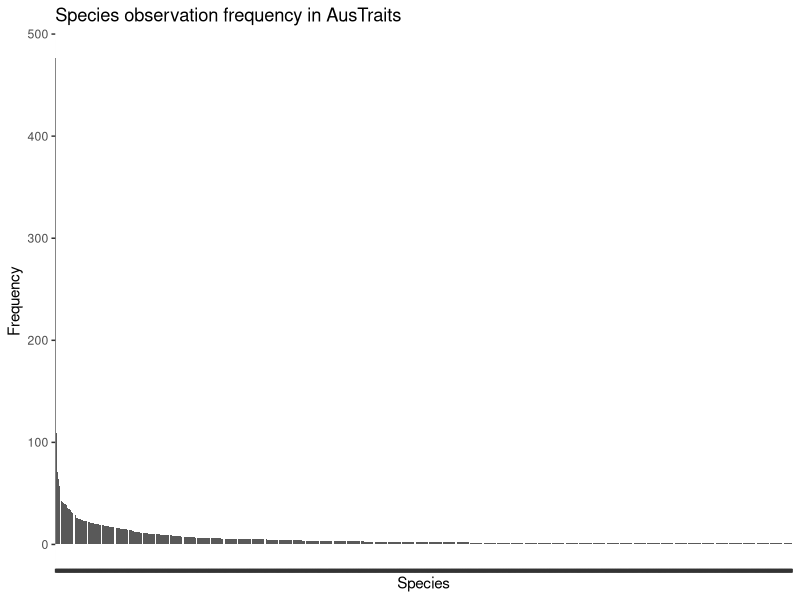
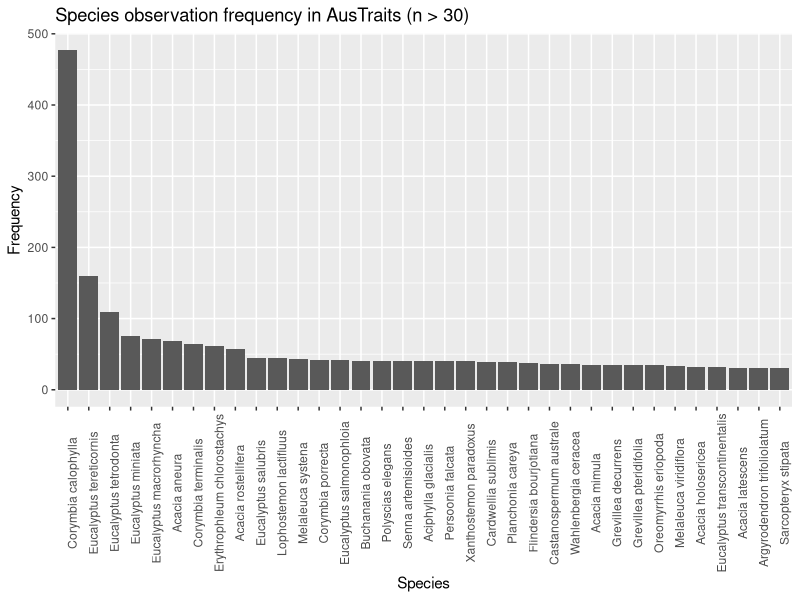
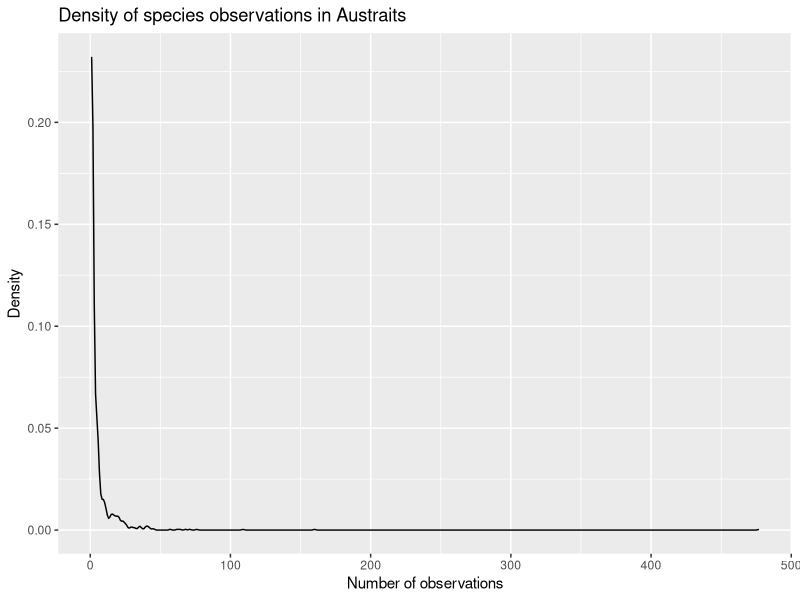
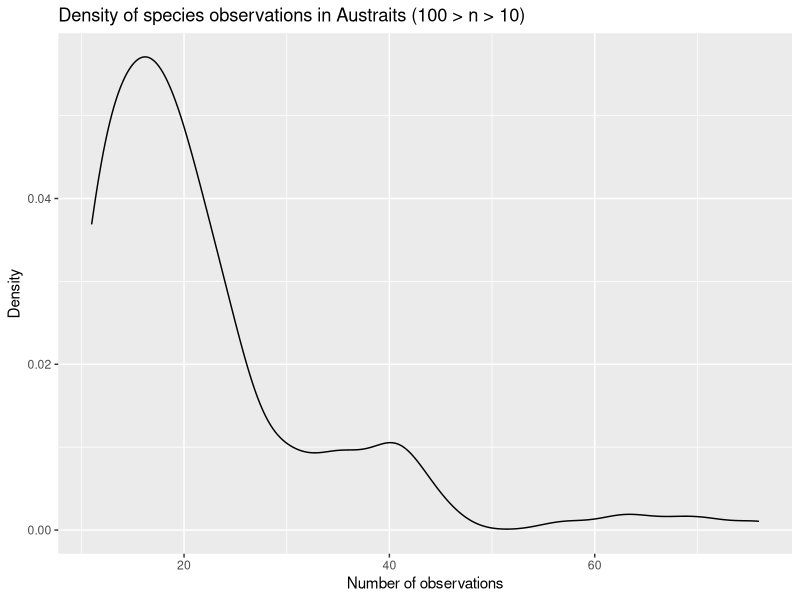

Generate these figures, in order, with R: (Note: this script raises an error after producing the figures.)
# AusStoich Data Structure
# Libraries & functions ----
library(here)
library(tidyverse)

# Takes tibble tb, categorical variable x
# Returns factorized count table for levels of x
count_table <- function(tb, x) { 
  tb |> 
    count({{x}}, sort = T) |>
    filter({{x}} != 'NA') |> 
    mutate(name = fct({{x}})) |> 
    select(n:name) |> relocate(name)
}

# Takes tibble tb, continuous variable x, (optional) grouping
# Returns summary stats
summarize_cont <- function(tb, x, grouping = NULL) {
  tb |> summarize(
    min = min({{x}}, na.rm = T),
    median = median({{x}}, na.rm = T),
    mean = mean({{x}}, na.rm = T),
    var = var({{x}}, na.rm = T), 
    sd = sd({{x}}, na.rm = T), 
    max = max({{x}}, na.rm = T), 
    n = n(), 
    is_NA = sum(is.na({{x}})),
    .by = {{grouping}}
  )
}

# Data import & tidying ----
# Initial import 
raw_data <- read_csv(here('Inputs','austraits_leaf_stoichiometry_MASTER_v1.0_10-05-2024.csv'))
raw_data #For reference

tidy_data <- read_csv(
  file = here('Inputs','austraits_leaf_stoichiometry_MASTER_v1.0_10-05-2024.csv'),
  na = c('', 'NA', 'uncertain'),
  col_types = cols(
    woodiness = col_factor(c('herbaceous', 'woody')),
    reclass_life_history = col_factor(c('short', 'long')),
    putative_BNF = col_factor(c('0', '1')),
    myc_type = col_factor(c('AM', 'EcM', 'EcM-AM', 'ErM', 'NM', 'NM-AM'))
    )
  )

tidy_data <- tidy_data |> 
  select(Unique_ID:LATLONG) |>
  filter(!is.na(Unique_ID)) |>
  relocate(species_binom, .after = genus) |>
  relocate(c(lat_deg, long_deg), .after = dataset_id)

tidy_data

# Merging environmental data
env_data <- read_csv(here('Inputs', 'Aus-Stoich_gridded_env_data.csv')) |>
  rename(lat_deg = lat, long_deg = lon) 

seasonality_data <- read_csv(here('Inputs', 'AusStoich_Seasonality_WorldClim30s.csv')) |> 
  rename(lat_deg = `latitude (deg)`, long_deg = `longitude (deg)`)

joined_env <- full_join(env_data, seasonality_data)

joined_data <- left_join(tidy_data, joined_env)

write_csv(joined_data, 'AusStoich_Combined_Dataset_1.0.csv')


# Structure  ----
# Observation frequencies across taxa 
species <- count_table(tidy_data, species_binom) 
species

genus <- count_table(tidy_data, genus)
genus

family <- count_table(tidy_data, family)
family 

species |> #All species
  ggplot(aes(x = name, y = n)) +
  geom_col() + theme(axis.text.x = element_blank()) + 
  labs(
    title = 'Species observation frequency in AusTraits',
    x = 'Species', y = 'Frequency'
  )

species |> #Only species above a given frequency threshold 
  filter(n >= 30) |> 
  ggplot(aes(x = name, y = n)) +
  geom_col() + theme(axis.text.x = element_text(angle = 90)) + 
  labs(
    title = 'Species observation frequency in AusTraits (n > 30)',
    x = 'Species', y = 'Frequency'
    )

species |> #Observation density for all species
  ggplot(aes(x = n)) +
  geom_density() +
  labs(
    title = 'Density of species observations in Austraits',
    x = 'Number of observations', y = 'Density'
  )

species |> #Observation density within a given frequency range 
  filter(n > 10 & n < 100) |> 
  ggplot(aes(x = n)) + geom_density() +
  labs(
    title = 'Density of species observations in Austraits (100 > n > 10)',
    x = 'Number of observations', y = 'Density'
  )


# Spatial distribution ----
# All species
aus_NPC <- aus_NPC |> rename(Family = family)
aus_subset <- filter(aus_NPC, Family %in% c("Myrtaceae", "Fabaceae", "Proteaceae"))
australia <- map_data('world', region = 'australia') |> filter(long < 155)

ggplot() +
  geom_polygon(
    data = australia, 
    aes(x = long, y = lat, group = group), 
    fill = 'white', color = 'black'
  ) + 
  coord_quickmap() +
  geom_jitter(
    data = anti_join(aus_data, aus_subset),
    aes(x = long_deg, y = lat_deg),
    alpha = 0.1, size = 1, color = "#bebebec4"
  ) +
  geom_jitter(
    data = filter(aus_NPC, !(Family %in% c("Myrtaceae", "Fabaceae", "Proteaceae"))),
    aes(x = long_deg, y = lat_deg),
    alpha = 0.2, size = 2.5,
    width = 0.4,
    height = 0.4
  ) +
  geom_jitter( 
    data = aus_subset,
    aes(x = long_deg, y = lat_deg, color = Family, shape = Family),
    alpha = 0.7, size = 2.5
  ) +
  labs(
    title = 'Spatial distribution of observations in AusTraits',
    x = 'Longitude', y = 'Latitude'
  )

# Other factors 
tidy_data |> count(woodiness)
tidy_data |> count(across(woodiness:putative_BNF)) 


# Note: thorough EDA moved to 02 with adjusted data
# Keeping below for reference
# Variation ----
# Foliar carbon 
tidy_data |> ggplot(aes(x = leaf_C_per_dry_mass)) +
  geom_histogram(bins = 80) +
  labs(
    title = 'Foliar C concentration across all samples',
    x = 'Foliar C per dry mass', y = 'Frequency'
  )

summarize_cont(tidy_data, leaf_C_per_dry_mass)

# Foliar nitrogen 
tidy_data |> ggplot(aes(x = leaf_N_per_dry_mass)) +
  geom_histogram(bins = 80) +
  labs(
    title = 'Foliar N concentration across all samples',
    x = 'Foliar N per dry mass', y = 'Frequency'
  )

summarize_cont(tidy_data, leaf_N_per_dry_mass)

# outliers_N <- tidy_data |> 
#   filter(leaf_N_per_dry_mass > 50) |> 
#   arrange(desc(leaf_N_per_dry_mass)) 

# Foliar phosphorus 
tidy_data |> ggplot(aes(x = leaf_P_per_dry_mass)) +
  geom_histogram(bins = 80) +
  labs(
    title = 'Foliar P concentration across all samples',
    x = 'Foliar P per dry mass', y = 'Frequency'
  )

summarize_cont(tidy_data, leaf_P_per_dry_mass)

# Stoichiometry distributions 
tidy_data |> ggplot(aes(x = CN_ratio)) +
  geom_histogram(bins = 60)

tidy_data |> ggplot(aes(x = NP_ratio)) +
  geom_histogram(bins = 60) +
  labs(
    title = 'Foliar N:P across all samples',
    x = 'N:P', y = 'Frequency'
  )

tidy_data |> ggplot(aes(x = CP_ratio)) +
  geom_histogram(bins = 60)


# Co-variation ----
# Example grouped stats 
tidy_data |> summarize_cont(leaf_C_per_dry_mass, grouping = woodiness) 

# Example density curve 
tidy_data |> ggplot(aes(x = CN_ratio, y = after_stat(density))) +
  geom_freqpoly(aes(linetype = woodiness)) +
  labs(
    title = 'C:N density curve across woodiness levels',
    x = 'C:N Ratio', y = 'Density'
  )

#Example box plot 
tidy_data |> filter(!is.na(woodiness)) |> 
  ggplot(aes(x = woodiness, y = CN_ratio)) +
  geom_boxplot() +
  labs(
    title = 'C:N ratio across woodiness levels',
    x = 'Woodiness', y = 'C:N Ratio'
  )

# Example scatter plot 
tidy_data |> ggplot(aes(x = CN_ratio, y = CP_ratio)) +
  geom_point(alpha = 0.4) +
  labs(
    title = 'Relationship between C:N & C:P across all samples',
    x = 'C:N Ratio', y = 'C:P Ratio'
  )